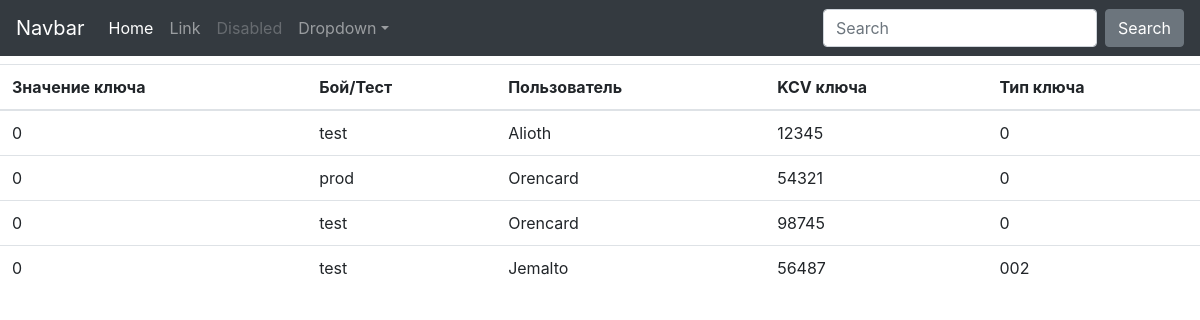
Before: / with the older database file.
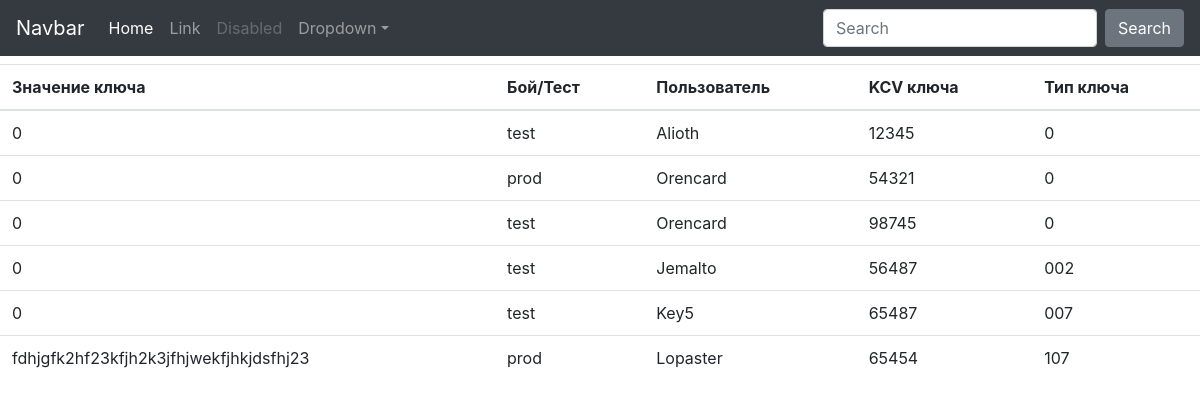
After: the same page with the newer database file.
### keys/models.py (models this page shows)
class Keys(models.Model):
    key = models.CharField(max_length=250)
    key_user = models.CharField(max_length=10)
    key_kcv = models.CharField(max_length=7)
    key_type = models.CharField(max_length=3)
    test_prod_choice = (
        ('test', 'test'),
        ('prod', 'prod'),
    )
    choice = MultiSelectField(choices=test_prod_choice)

### keys/views.py (the view)
# urls.py: path('', views.hello),
def hello(request):
    data = {
        'data': Keys.objects.all()
    }
    return render(request, 'keys/index.html', data)

### keys/templates/keys/index.html
﻿{% extends 'keys/base.html' %}
{% block content %}
<p>Hello!</p>
<table class="table">
  <thead>
    <tr>
      <th scope="col">Значение ключа</th>
      <th scope="col">Бой/Тест</th>
      <th scope="col">Пользователь</th>
      <th scope="col">KCV ключа</th>
      <th scope="col">Тип ключа</th>
    </tr>
  </thead>
  <tbody>
   {% for item in data %}
    <tr>
        <td>{{item.key}}</td>
        <td>{{item.choice}}</td>
        <td>{{item.key_user}}</td>
        <td>{{item.key_kcv}}</td>
        <td>{{item.key_type}}</td>
        {% endfor %}
</tr>
    </tr>
  </tbody>
</table>
{% endblock content %}

### keys/templates/keys/base.html (shortened to what this page needs)
<!DOCTYPE html>
<html lang="en">
<head>
 {% load static %}
    <link rel="stylesheet" href="{% static 'keys/css/bootstrap.min.css' %}">
<body class="text-center">
<nav class="navbar navbar-expand-md navbar-dark bg-dark fixed-top">
  <a class="navbar-brand" href="#">Navbar</a>
  <div class="collapse navbar-collapse" id="navbarsExampleDefault">
    <ul class="navbar-nav mr-auto">
      <li class="nav-item active">
        <a class="nav-link" href="#">Home <span class="sr-only">(current)</span></a>
      </li>
      <li class="nav-item">
        <a class="nav-link" href="#">Link</a>
      </li>
      <li class="nav-item">
        <a class="nav-link disabled" href="#" tabindex="-1" aria-disabled="true">Disabled</a>
      </li>
      <li class="nav-item dropdown">
        <a class="nav-link dropdown-toggle" href="#" id="dropdown01" data-toggle="dropdown" aria-haspopup="true" aria-expanded="false" style="">Dropdown</a>
      </li>
    </ul>
    <form class="form-inline my-2 my-lg-0">
      <input class="form-control mr-sm-2" type="text" placeholder="Search" aria-label="Search">
      <button class="btn btn-secondary my-2 my-sm-0" type="submit">Search</button>
    </form>
  </div>
</nav>
<span class="container">
    {% block content %}
{% endblock %}
</span>
</body>
</html>

Changed rows visible on the page:
added Keys: key "0", choice "test", key_user "Key5", key_kcv "65487", key_type "007"
added Keys: key "fdhjgfk2hf23kfjh2k3jfhjwekfjhkjdsfhj23", choice "prod", key_user "Lopaster", key_kcv "65454", key_type "107"
